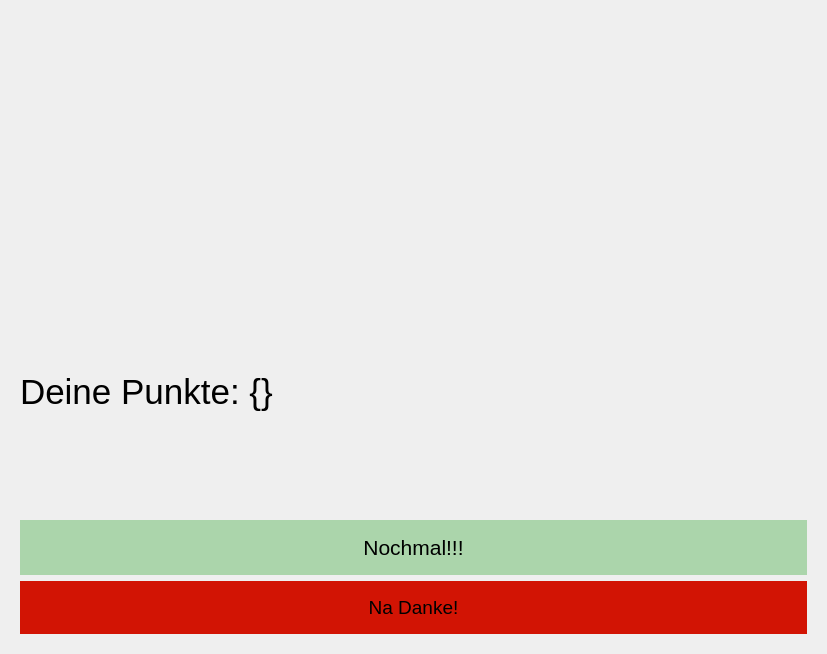
<?xml version="1.0" encoding="UTF-8"?>
<ui version="4.0">
 <class>Form</class>
 <widget class="QWidget" name="Form">
  <property name="geometry">
   <rect>
    <x>0</x>
    <y>0</y>
    <width>827</width>
    <height>654</height>
   </rect>
  </property>
  <property name="focusPolicy">
   <enum>Qt::StrongFocus</enum>
  </property>
  <property name="contextMenuPolicy">
   <enum>Qt::DefaultContextMenu</enum>
  </property>
  <property name="windowTitle">
   <string>Form</string>
  </property>
  <layout class="QVBoxLayout" name="verticalLayout">
   <item>
    <widget class="QFrame" name="frame_GameBoard">
     <property name="sizePolicy">
      <sizepolicy hsizetype="Expanding" vsizetype="Expanding">
       <horstretch>0</horstretch>
       <verstretch>0</verstretch>
      </sizepolicy>
     </property>
     <property name="minimumSize">
      <size>
       <width>100</width>
       <height>100</height>
      </size>
     </property>
     <property name="maximumSize">
      <size>
       <width>160000</width>
       <height>160000</height>
      </size>
     </property>
     <property name="styleSheet">
      <string notr="true">border: 0px;
background: transparent;</string>
     </property>
     <property name="frameShape">
      <enum>QFrame::StyledPanel</enum>
     </property>
     <property name="frameShadow">
      <enum>QFrame::Raised</enum>
     </property>
     <layout class="QVBoxLayout" name="verticalLayout_2">
      <item>
       <layout class="QHBoxLayout" name="horizontalLayout">
        <item>
         <widget class="QLabel" name="label">
          <property name="styleSheet">
           <string notr="true">background: none;
border: 0px;
</string>
          </property>
          <property name="text">
           <string/>
          </property>
          <property name="pixmap">
           <pixmap>Images/GameOver.png</pixmap>
          </property>
          <property name="alignment">
           <set>Qt::AlignCenter</set>
          </property>
         </widget>
        </item>
        <item>
         <widget class="QLabel" name="label_2">
          <property name="styleSheet">
           <string notr="true">background: none;
border: 0px;
</string>
          </property>
          <property name="text">
           <string/>
          </property>
          <property name="pixmap">
           <pixmap>Images/GameOver-2.png</pixmap>
          </property>
          <property name="alignment">
           <set>Qt::AlignCenter</set>
          </property>
         </widget>
        </item>
       </layout>
      </item>
      <item>
       <widget class="QLabel" name="label_Score">
        <property name="sizePolicy">
         <sizepolicy hsizetype="Preferred" vsizetype="Minimum">
          <horstretch>0</horstretch>
          <verstretch>0</verstretch>
         </sizepolicy>
        </property>
        <property name="font">
         <font>
          <pointsize>26</pointsize>
         </font>
        </property>
        <property name="text">
         <string>Deine Punkte: {}</string>
        </property>
       </widget>
      </item>
      <item>
       <widget class="QPushButton" name="pushButton">
        <property name="font">
         <font>
          <pointsize>16</pointsize>
         </font>
        </property>
        <property name="styleSheet">
         <string notr="true">padding: 15px;
background: #ABD5AB;</string>
        </property>
        <property name="text">
         <string>Nochmal!!!</string>
        </property>
       </widget>
      </item>
      <item>
       <widget class="QPushButton" name="pushButton_2">
        <property name="font">
         <font>
          <pointsize>14</pointsize>
         </font>
        </property>
        <property name="styleSheet">
         <string notr="true">padding: 15px;
background: #d21404;</string>
        </property>
        <property name="text">
         <string>Na Danke!</string>
        </property>
       </widget>
      </item>
     </layout>
    </widget>
   </item>
  </layout>
 </widget>
 <resources/>
 <connections/>
</ui>
